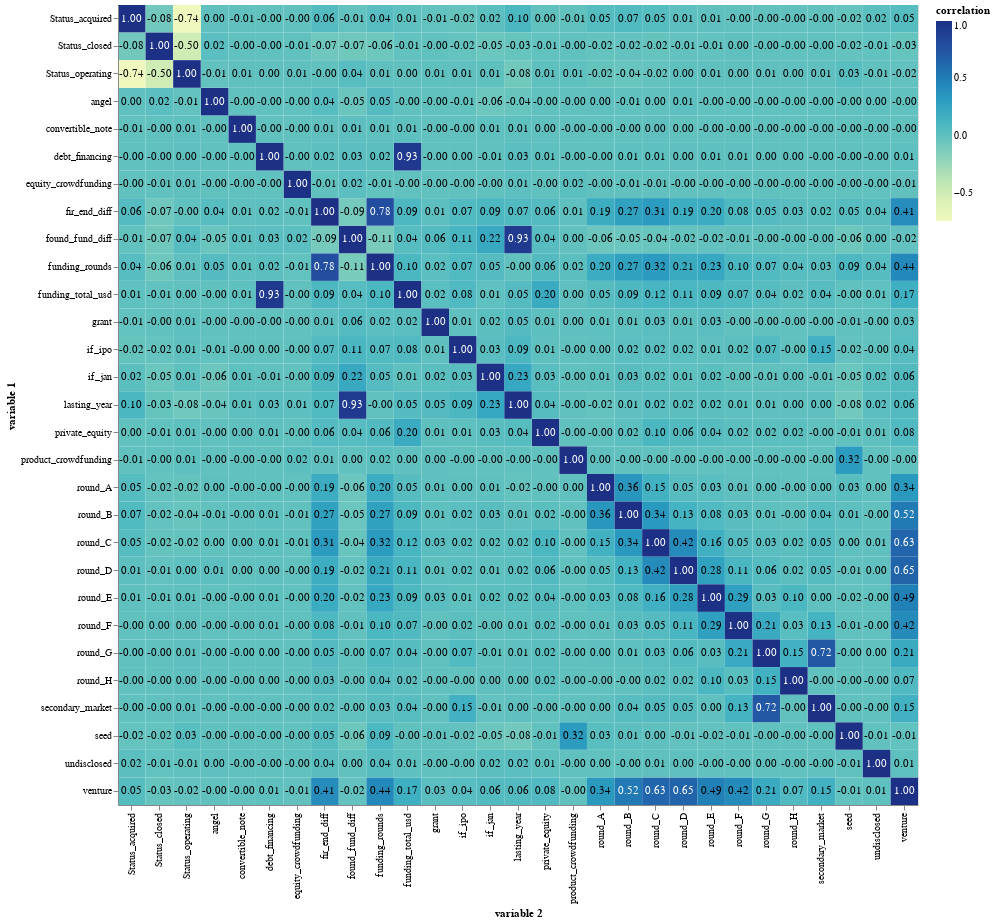

Notebook code cell kept with this figure:
### Markdown cell above
- Correlation plot

### Code cell
# correlation
df_usa_corr = df_usa[['funding_total_usd', 'funding_rounds', 'seed', 'venture', 'equity_crowdfunding', 'undisclosed',
       'convertible_note', 'debt_financing', 'angel', 'grant',
       'private_equity', 'secondary_market', 'product_crowdfunding', 'round_A', 'round_B',
       'round_C', 'round_D', 'round_E', 'round_F', 'round_G', 'round_H',
       'lasting_year', 'Status_acquired', 'Status_closed', 'Status_operating',
       'if_ipo', 'if_jan', 'found_fund_diff', 'fir_end_diff']]

df_usa_corr = df_usa_corr.corr().stack().reset_index().rename(columns={0: 'correlation', 'level_0': 'variable 1', 'level_1': 'variable 2'})
df_usa_corr['correlation_label'] = df_usa_corr['correlation'].map('{:.2f}'.format)

base = alt.Chart(df_usa_corr).encode(
    x='variable 2:O',
    y='variable 1:O'    
).properties(width = 800, height = 800)

text = base.mark_text().encode(
    text='correlation_label',
    color=alt.condition(
        alt.datum.correlation > 0.5, 
        alt.value('white'),
        alt.value('black')
    )
)

cor_plot = base.mark_rect().encode(
    color='correlation:Q'
)

cor_plot + text

### Figure 1 — Vega-Lite specification as saved in the notebook (floating-point values rounded to 4 significant figures; data arrays with more than 128 entries replaced by an {"elided": "..."} marker saying what was removed)
{"config": {"view": {"continuousWidth": 400, "continuousHeight": 300}}, "layer": [{"mark": "rect", "encoding": {"color": {"field": "correlation", "type": "quantitative"}, "x": {"field": "variable 2", "type": "ordinal"}, "y": {"field": "variable 1", "type": "ordinal"}}, "height": 800, "width": 800}, {"mark": "text", "encoding": {"color": {"condition": {"value": "white", "test": "(datum.correlation > 0.5)"}, "value": "black"}, "text": {"field": "correlation_label", "type": "nominal"}, "x": {"field": "variable 2", "type": "ordinal"}, "y": {"field": "variable 1", "type": "ordinal"}}, "height": 800, "width": 800}], "data": {"name": "data-42124b07f3b1333840aa3f435c8011a0"}, "$schema": "https://vega.github.io/schema/vega-lite/v4.17.0.json", "datasets": {"data-42124b07f3b1333840aa3f435c8011a0": {"elided": "841 records"}}}
